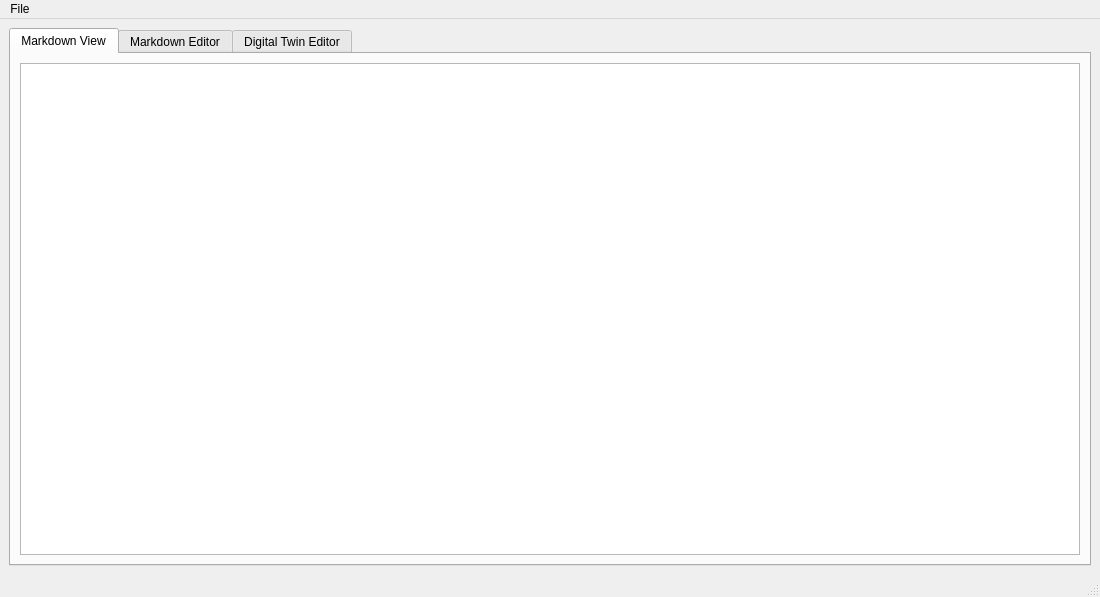
<?xml version="1.0" encoding="UTF-8"?>
<ui version="4.0">
 <class>DigitalTwin::Client::UploadProjectFileToBackend</class>
 <widget class="QMainWindow" name="DigitalTwin::Client::UploadProjectFileToBackend">
  <property name="geometry">
   <rect>
    <x>0</x>
    <y>0</y>
    <width>1100</width>
    <height>597</height>
   </rect>
  </property>
  <property name="windowTitle">
   <string>Project Editor [*]</string>
  </property>
  <widget class="QWidget" name="centralwidget">
   <layout class="QVBoxLayout" name="verticalLayout">
    <item>
     <widget class="QTabWidget" name="tabWidget">
      <property name="currentIndex">
       <number>0</number>
      </property>
      <widget class="QWidget" name="View">
       <attribute name="title">
        <string>Markdown View</string>
       </attribute>
       <layout class="QHBoxLayout" name="horizontalLayout">
        <item>
         <widget class="QTextBrowser" name="MarkdownViewer"/>
        </item>
       </layout>
      </widget>
      <widget class="QWidget" name="tab_2">
       <attribute name="title">
        <string>Markdown Editor</string>
       </attribute>
       <layout class="QHBoxLayout" name="horizontalLayout_2">
        <item>
         <widget class="QTextEdit" name="ProjektEditor"/>
        </item>
       </layout>
      </widget>
      <widget class="QWidget" name="DTTab">
       <attribute name="title">
        <string>Digital Twin Editor</string>
       </attribute>
       <layout class="QVBoxLayout" name="verticalLayout_2">
        <item>
         <widget class="QLabel" name="label">
          <property name="text">
           <string>Digital Twin Name</string>
          </property>
         </widget>
        </item>
        <item>
         <widget class="QLineEdit" name="DTNameLineEdit"/>
        </item>
        <item>
         <widget class="QLabel" name="label_2">
          <property name="text">
           <string>Digital Twin Models</string>
          </property>
         </widget>
        </item>
        <item>
         <widget class="QListView" name="DTModelListView">
          <property name="selectionMode">
           <enum>QAbstractItemView::SelectionMode::MultiSelection</enum>
          </property>
          <property name="selectionRectVisible">
           <bool>true</bool>
          </property>
         </widget>
        </item>
        <item>
         <widget class="QCommandLinkButton" name="CreateDTButton">
          <property name="text">
           <string>Create Digital Twin</string>
          </property>
         </widget>
        </item>
       </layout>
      </widget>
     </widget>
    </item>
   </layout>
  </widget>
  <widget class="QMenuBar" name="menubar">
   <property name="geometry">
    <rect>
     <x>0</x>
     <y>0</y>
     <width>1100</width>
     <height>24</height>
    </rect>
   </property>
   <widget class="QMenu" name="menuFile">
    <property name="title">
     <string>File</string>
    </property>
    <addaction name="actionUpload"/>
    <addaction name="actionDownload"/>
    <addaction name="separator"/>
    <addaction name="actionCreate_new_Project"/>
   </widget>
   <addaction name="menuFile"/>
  </widget>
  <widget class="QStatusBar" name="statusbar"/>
  <action name="actionUpload">
   <property name="text">
    <string>Upload</string>
   </property>
  </action>
  <action name="actionDownload">
   <property name="text">
    <string>Download</string>
   </property>
  </action>
  <action name="actionCreate_new_Project">
   <property name="text">
    <string>Create new Project</string>
   </property>
  </action>
 </widget>
 <resources/>
 <connections/>
</ui>
